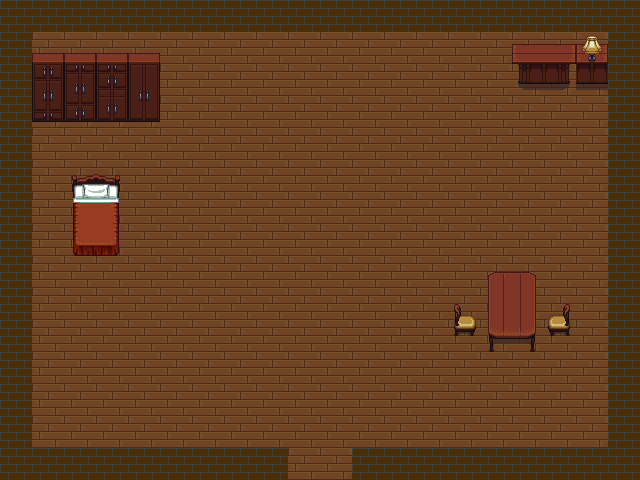

This game map was drawn from its Tiled (.tmx) file and the tilesets committed beside it. A one-line description and the trimmed map source follow:
An orthogonal 20x15 tile map with 32x32 px tiles, 3 tile layers (background, foreground, lamp), 2 tilesets and 5 objects (start, end, bed, closet, table).

<map version="1.0" orientation="orthogonal" width="20" height="15" tilewidth="32" tileheight="32">
 <tileset firstgid="1" name="house_inside" tilewidth="32" tileheight="32">
  <image source="tilesets/house_inside.png" width="512" height="448" />
  <tile id="3">
   <properties>
    <property name="blocked" value="" />
   </properties>
  </tile>
  <tile id="4">
   <properties>
    <property name="blocked" value="" />
   </properties>
  </tile>
  <tile id="5">
   <properties>
    <property name="blocked" value="" />
   </properties>
  </tile>
  <tile id="8">
   <properties>
    <property name="blocked" value="" />
   </properties>
  </tile>
  <tile id="9">
   <properties>
    <property name="blocked" value="" />
   </properties>
  </tile>
  <tile id="10">
   <properties>
    <property name="blocked" value="" />
   </properties>
  </tile>
  <tile id="11">
   <properties>
    <property name="blocked" value="" />
   </properties>
  </tile>
  <tile id="19">
   <properties>
    <property name="blocked" value="" />
   </properties>
  </tile>
  <tile id="20">
   <properties>
    <property name="blocked" value="" />
   </properties>
  </tile>
  <tile id="21">
   <properties>
    <property name="blocked" value="" />
   </properties>
  </tile>
  <tile id="24">
   <properties>
    <property name="blocked" value="" />
   </properties>
  </tile>
  <tile id="25">
   <properties>
    <property name="blocked" value="" />
   </properties>
  </tile>
  <tile id="26">
   <properties>
    <property name="blocked" value="" />
   </properties>
  </tile>
  <tile id="27">
   <properties>
    <property name="blocked" value="" />
   </properties>
  </tile>
  <tile id="40">
   <properties>
    <property name="blocked" value="" />
   </properties>
  </tile>
  <tile id="41">
   <properties>
    <property name="blocked" value="" />
   </properties>
  </tile>
  <tile id="42">
   <properties>
    <property name="blocked" value="" />
   </properties>
  </tile>
  <tile id="43">
   <properties>
    <property name="blocked" value="" />
   </properties>
  </tile>
  <tile id="84">
   <properties>
    <property name="blocked" value="" />
   </properties>
  </tile>
  <tile id="85">
   <properties>
    <property name="blocked" value="" />
   </properties>
  </tile>
  <tile id="89">
   <properties>
    <property name="blocked" value="" />
   </properties>
  </tile>
  <tile id="90">
   <properties>
    <property name="blocked" value="" />
   </properties>
  </tile>
  <tile id="98">
   <properties>
    <property name="blocked" value="" />
   </properties>
  </tile>
  <tile id="99">
   <properties>
    <property name="blocked" value="" />
   </properties>
  </tile>
  <tile id="100">
   <properties>
    <property name="blocked" value="" />
   </properties>
  </tile>
  <tile id="101">
   <properties>
    <property name="blocked" value="" />
   </properties>
  </tile>
  <tile id="114">
   <properties>
    <property name="blocked" value="" />
   </properties>
  </tile>
  <tile id="115">
   <properties>
    <property name="blocked" value="" />
   </properties>
  </tile>
  <tile id="116">
   <properties>
    <property name="blocked" value="" />
   </properties>
  </tile>
  <tile id="117">
   <properties>
    <property name="blocked" value="" />
   </properties>
  </tile>
 </tileset>
 <tileset firstgid="225" name="Bricks" tilewidth="32" tileheight="32">
  <image source="tilesets/Bricks.png" width="64" height="64" />
  <tile id="3">
   <properties>
    <property name="blocked" value="true" />
   </properties>
  </tile>
 </tileset>
 <layer name="background" width="20" height="15">
  <data>[300 cells, 300 non-empty, 2 distinct tile ids]</data>
 </layer>
 <layer name="foreground" width="20" height="15">
  <data>[300 cells, 98 non-empty, 35 distinct tile ids]</data>
 </layer>
 <layer name="lamp" width="20" height="15">
  <data>[300 cells, 1 non-empty, 1 distinct tile ids]</data>
 </layer>
 <objectgroup name="objects" width="20" height="15">
  <object name="start" x="128" y="192" width="32" height="32" />
  <object name="end" x="288" y="448" width="64" height="32" />
  <object name="bed" x="70" y="170" width="52" height="87" />
  <object name="closet" x="32" y="49" width="127" height="76" />
  <object name="table" x="488" y="272" width="50" height="81" />
 </objectgroup>
</map>
